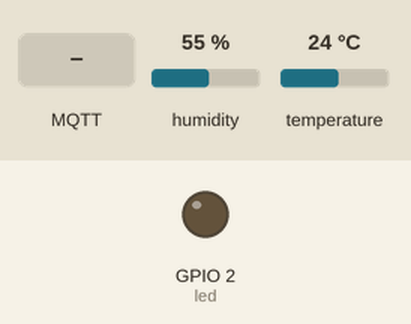
Recording of a sketch running on a simulated ESP32. Shown: output pins drawn as LEDs (lit = HIGH). Inputs (shaded band) come from the test bench; at power-on: humidity 55 %, temperature 24 °C. WiFi joins after 1.5 s; servers stay silent unless stated; no MQTT or app messages arrive unless stated; what the sketch prints to the serial monitor is not drawn.

Above: at 2.7 s.
2.8 s: MQTT message "on" arrives on the first subscribed topic
At 7.3 s:
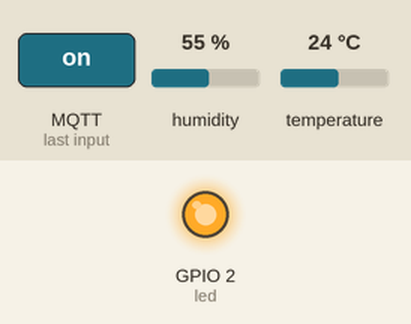
8.0 s: MQTT message "off" arrives on the first subscribed topic
At 12.6 s:
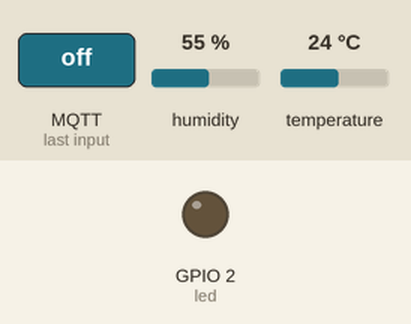
Timing chart, 0 to 14.1 s (numbered marks = the images above; inputs shaded):
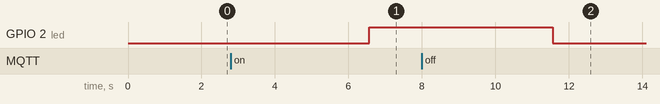

The sketch:

mqtt_publisher.ino
```cpp
/*
Project: MQTT Sensor Publisher
Author: SATYAM KUMAR
Desc: esp32 publishes temperature and humidity to an mqtt broker and can toggle an led from a topic
Date: 2026-07-04
*/

#include <WiFi.h>
#include <PubSubClient.h>
#include <DHT.h>

int dhtPin=15;
int led=2;

DHT dht(dhtPin,DHT22);
WiFiClient espClient;
PubSubClient client(espClient);

void callback(char* topic,byte* message,unsigned int length){
String msg="";
for(int i=0;i<length;i++){msg=msg+(char)message[i];}
if(msg=="on"){digitalWrite(led,HIGH);}
if(msg=="off"){digitalWrite(led,LOW);}}

void setup(){
Serial.begin(115200);
dht.begin();
pinMode(led,OUTPUT);

WiFi.begin("Wokwi-GUEST","");
while(WiFi.status()!=WL_CONNECTED){delay(500);Serial.print(".");}
Serial.println("WiFi connected");

client.setServer("broker.hivemq.com",1883);
client.setCallback(callback);}

void reconnect(){
while(!client.connected()){
Serial.println("Connecting to MQTT...");
if(client.connect("esp32-satyam-123")){
Serial.println("MQTT connected");
client.subscribe("iitjammu/summer26/satyam/led_control");}
else{delay(2000);}}
}

void loop(){
if(!client.connected()){reconnect();}
client.loop();

float temp=dht.readTemperature();
float hum=dht.readHumidity();

String tempMsg="{\"value\": "+String(temp)+", \"unit\": \"C\"}";
String humMsg="{\"value\": "+String(hum)+", \"unit\": \"%\"}";

client.publish("iitjammu/summer26/satyam/temperature",tempMsg.c_str());
client.publish("iitjammu/summer26/satyam/humidity",humMsg.c_str());

Serial.print("Published -> ");
Serial.print(tempMsg);
Serial.print(" | ");
Serial.println(humMsg);

delay(5000);}
```

Measured:
- after the input at 2.8 s, GPIO 2 (led): LOW → HIGH after 3.8 s
- after the input at 8.0 s, GPIO 2 (led): HIGH → LOW after 3.6 s
